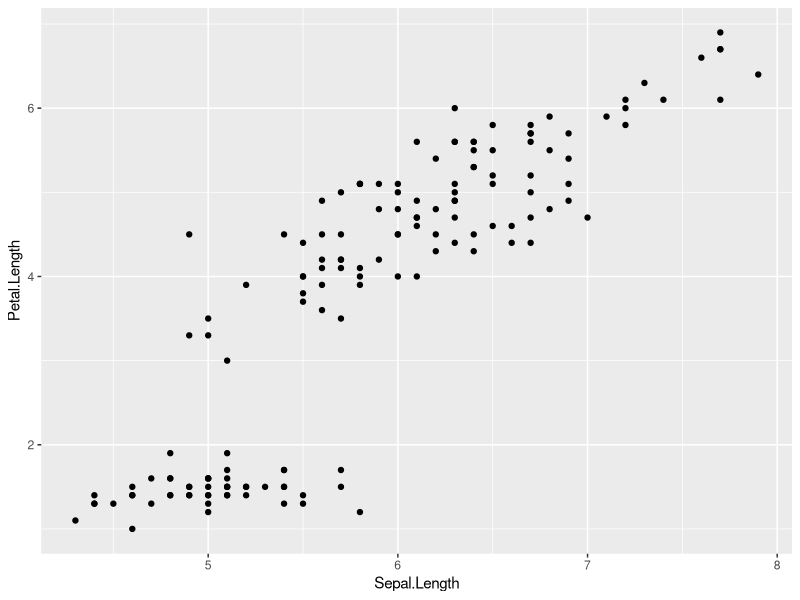
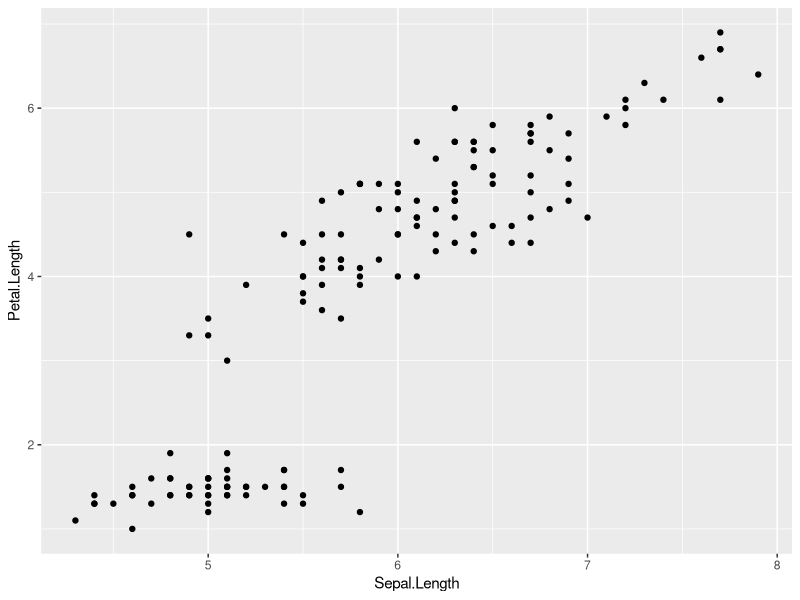
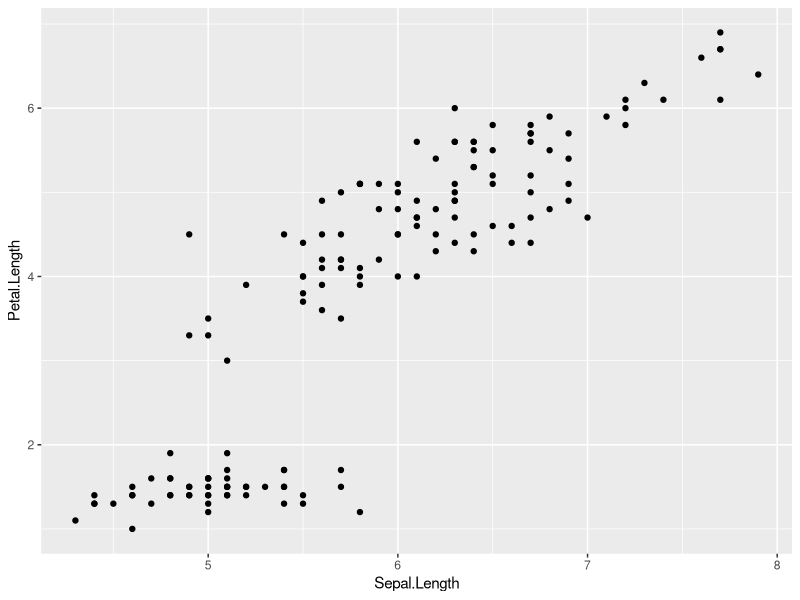
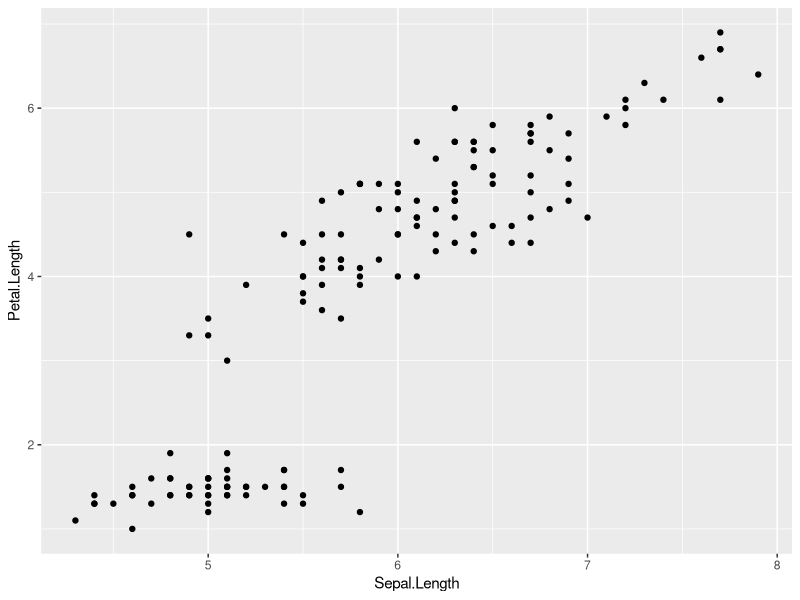
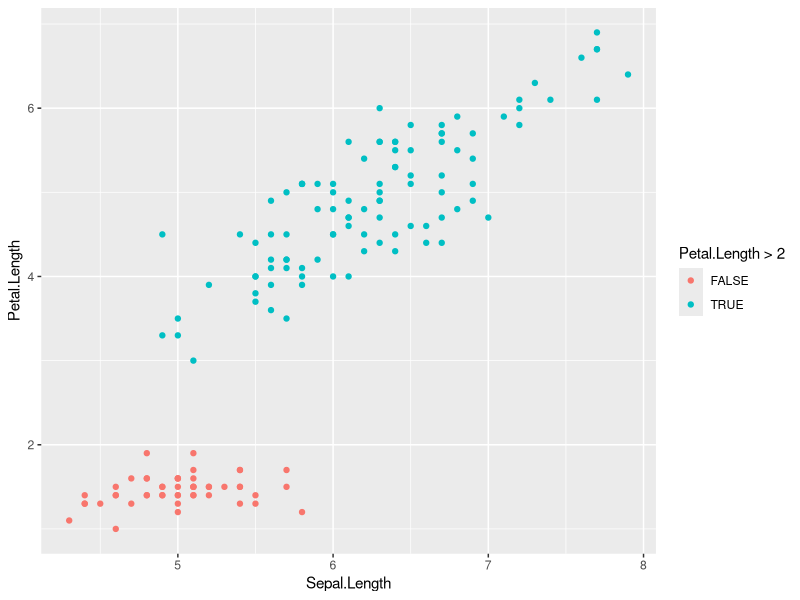
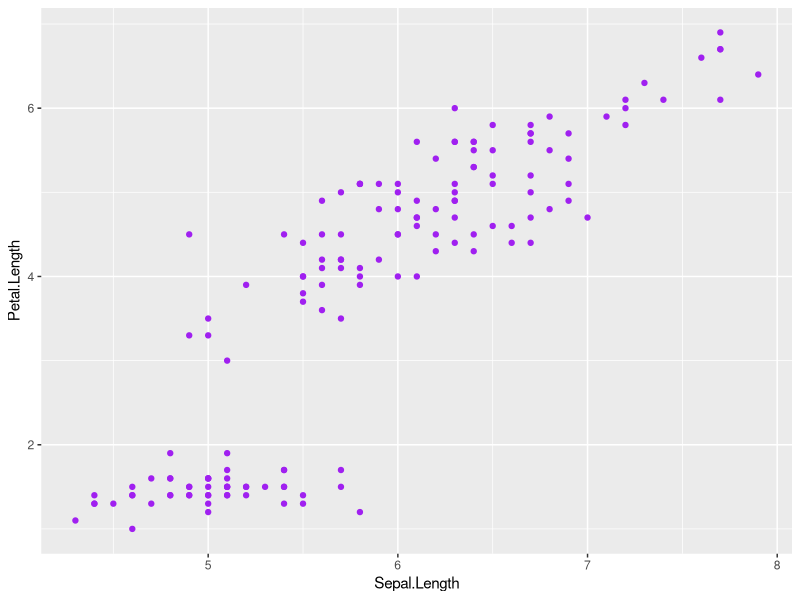
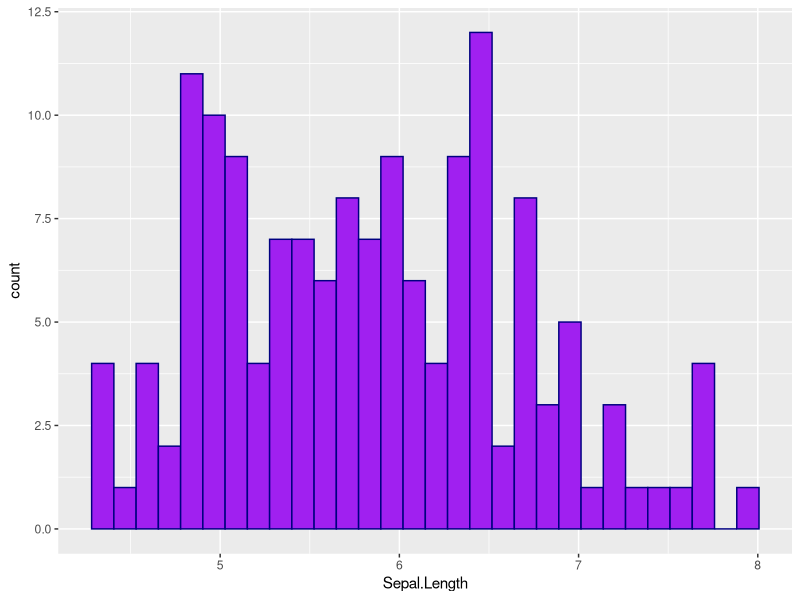
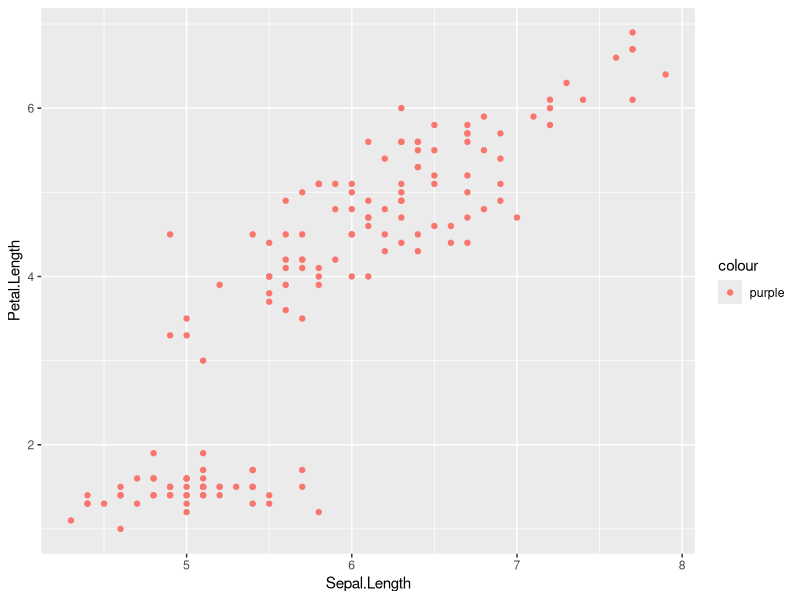

These charts were generated, in order, by the following R code:
## ---- chunk 1
knitr::opts_chunk$set(echo = TRUE)
## ---- chunk 2
packages <- c(
  'ggplot2',
  'dplyr'
)

# Uncomment the next lines (remove the first #) to install the packages
# install.packages(packages)
# load standard libraries
library(ggplot2)
library(dplyr)

# load data
data("diamonds")
data("iris")
data("mpg")

## ---- chunk 3
# Data 1
# Data can be added to ggplot(). If set here the data and mapping values will be inherited by subsequent layers.
ggplot(data = iris,
       mapping = aes(x = Sepal.Length, y = Petal.Length)) +
  geom_point()
## ---- chunk 4
# Data 2
# Another method is to set data in the ggplot() element and the mapping in the geom layer. 
ggplot(data = iris) +
 geom_point(mapping = aes(Sepal.Length, Petal.Length))

## ---- chunk 5
# Data 3
# You can also set both the data and the mapping at the geom layer
ggplot() +
  geom_point(data = iris, mapping = aes(x = Sepal.Length, y = Petal.Length))
## ---- chunk 6
# Data 4
# It is common for the arguments not be used
ggplot(iris) +
 geom_point(aes(x = Sepal.Length, y = Petal.Length))
## ---- chunk 7
# Mapping 1
# You can map colour to your data using the colour aesthetic. 
# We can use an expression to map the colour, as the x and y values are not passed in as strings. Note that a legend is created when you map a variable to colour.  
ggplot(data = iris) +
 geom_point(mapping = aes(x = Sepal.Length, 
                          y = Petal.Length, 
                          colour = Petal.Length >2)) 
## ---- chunk 8
# Mapping 2
# It is important to remember the difference between mapping a colour and setting a colour
# This is how you set the colour on a plot
ggplot(data = iris) +
 geom_point(mapping = aes(x = Sepal.Length, 
                          y = Petal.Length),
            colour = "purple")
## ---- chunk 9
# Mapping 3
# Some geometries use fill to set the colour inside the graphic
ggplot(data = iris) +
 geom_histogram(mapping = aes(x = Sepal.Length),
            fill = "purple",
            colour = "navy")

## ---- chunk 10
# Mapping 4
# This is how **NOT** to set the colour of a plot
# Do you know what is happening here?
ggplot(data = iris) +
 geom_point(mapping = aes(x = Sepal.Length, 
                          y = Petal.Length,
                          colour = "purple"))
## ---- chunk 11
ggplot(iris) + 
  geom_point(aes(x = Sepal.Length, y = Petal.Length))
## ---- chunk 12
ggplot(iris) + 
  geom_histogram(aes(x = Petal.Length))
## ---- chunk 13
# Geometries 1
# In this example you can see that the points sit on top of the line 
ggplot(data = iris) +
  geom_line(mapping = aes(x = Sepal.Length, y = Petal.Length), colour = "pink") +
  geom_point(mapping = aes(x = Sepal.Length, y = Petal.Length)) 
## ---- chunk 14
# In this example the line sits on top of the points 
# This is due to the order of the geometries
ggplot(data = iris) +
  geom_point(mapping = aes(x = Sepal.Length, y = Petal.Length)) +
  geom_line(mapping = aes(x = Sepal.Length, y = Petal.Length), colour = "pink")
## ---- chunk 15
#geom_bar() uses stat_count() by default 
ggplot(data = diamonds) +
  geom_bar(mapping = aes(x=cut)) +
  ggtitle("geom_bar()")

# we get the same plot because the default geom for stat_count() is geom_bar() 
ggplot(data = diamonds) +
  stat_count(mapping = aes(x=cut)) +
  ggtitle("stat_count()")

# but you can update the geom to something else - normally you wouldn't want to override this.
ggplot(data = diamonds) +
  stat_count(mapping = aes(x=cut), geom = 'point') +
  ggtitle("stat_count()")

# You can calculate the statistics yourself and plot the results 
diamonds_counted_by_cut = diamonds %>%
  group_by(cut) %>%
  summarise(count = n())

ggplot(data = diamonds_counted_by_cut) +
  geom_bar(mapping = aes(x=cut, y=count),
           stat = 'identity') + # identity stat doesn't compute anything 
  ggtitle("stat = 'identity")

# ggplot2 provide geometries for the most frequently used combinations of statistics and geometries. For example, geom_col() is geom_bar() with the stat set to "identity".
ggplot(data = diamonds_counted_by_cut) +
  geom_col(mapping = aes(x=cut, y=count)) +
  ggtitle("geom_col()")
  
# You can access the values generated through the stat by using the after_stat() function.
# Here we will change the counts to percentages
#geom_bar() uses stat_count() by default 
ggplot(data = diamonds) +
  geom_bar(mapping = 
             aes(
               x = cut,
               y = after_stat(100 * count / sum(count))
               )
           ) + labs(y = "Percentage")

# Computed variables are provided in the stat_ documentation
# ?stat_count 
# ?stat_density
# ?stat_boxplot
## ---- chunk 16
ggplot(diamonds) + 
  geom_jitter(aes(x = cut, y = depth), width = 0.3)
## ---- chunk 17
# ggplot looks at the Species variable, sees it has discrete values and automatically assigns a colour to the three Species values. It also creates a legend so you can map back to the points. If we don't like these colours we need to add a scale to update the default colours.
ggplot(iris) + 
  geom_point(aes(x = Petal.Length, y = Petal.Width, colour = Species))
## ---- chunk 18
# If we don't like the colours ggplot assigns we need to add a scale to update the default colours
# The brewer scales provide sequential, diverging and qualitative colour schemes from ColorBrewer. 
# Type: One of seq (sequential), div (diverging) or qual (qualitative)
ggplot(iris) + 
  geom_point(aes(x = Petal.Length, y = Petal.Width, colour = Species)) + 
  scale_color_brewer(type = 'qual')

## ---- chunk 19
# NICD branded colours 
ggplot(iris) + 
  geom_point(aes(x = Petal.Length, y = Petal.Width, colour = Species)) + 
  scale_color_manual(values = c("#002D30", "#4FE18F", "#A361FF")) 
## ---- chunk 20
# scale the continous x and y values
ggplot(iris) + 
  geom_point(aes(x = Petal.Length, y = Petal.Width)) +
  scale_x_continuous(breaks = c(3, 5, 6)) + 
  scale_y_continuous(trans = 'log10')
## ---- chunk 21
ggplot(mpg) + 
  geom_point(aes(x = displ, y = hwy, colour = class, size = cyl)) + 
  scale_colour_brewer(type = 'qual') +
  #scale_size(breaks = c(4,5,6,8)) #scales area
#scale_radius(breaks = c(4,5,6,8))
scale_size_area(breaks = c(4,5,6,8))
# the eye percieves the area not the radius. 
## ---- chunk 22
# facet_wrap() wraps a 1d sequence of panels into 2d.
ggplot(mpg) +
  geom_point(aes(x=displ, y=hwy)) +
  facet_wrap(~ class)
## ---- chunk 23
#facet_grid() forms a matrix of panels defined by row and column faceting variables. It is most useful when you have two discrete variables, and all combinations of the variables exist in the data. If you have only one variable with many levels, try facet_wrap().

ggplot(mpg) +
  geom_point(aes(x=displ, y=hwy)) +
  facet_wrap(year ~ drv)
## ---- chunk 24
ggplot(data = diamonds) +
  geom_bar(mapping = aes(x=cut)) +
  coord_polar()
## ---- chunk 25
ggplot(data = diamonds) +
  geom_bar(mapping = aes(x=cut))# +
  #scale_y_continuous(limits = c(0, 12500))
  #coord_cartesian(ylim=c(0, 12500))
## ---- chunk 26

# Colours
  dark_green <- "#002D30"
  light_grey <- "#F2F2F2"
  green_blue <- "#007883"
  light_green <- "#4FE18F"
  blue <- "#00C3D6"
  pink <- "#FF709D"
  purple <- "#A361FF"
  orange <- "#ffa45a"
# Font  
#  font <- "Derailed"

# The plot
ggplot(data = iris) +
  geom_point(mapping = aes(x = Petal.Length, y = Petal.Width, colour = Species)) +
  labs(title = "Differences in flower size by iris species",
       subtitle = "Plot of petal width by petal length",
       caption = "Data source: R") +

  # Theme  
  theme(
    # You can use this to remove all lines from the plot
    #rect = element_blank(),
    
    # Plot rectangle format:
    plot.background = element_rect(fill = pink),
    
    # Panel rectangle format:
    panel.background = element_rect(fill = dark_green),
    #panel.border = element_rect(fill = light_grey, colour = pink), # you probably will never need to use this
    
    legend.key = element_rect(fill = "white"),
    legend.background = element_rect(fill = orange),
    legend.margin = margin(9,9,9,9),
    
    legend.box.background = element_rect(fill = purple, colour = purple),
    legend.box.margin = margin(9,9,9,9),
    )

## ---- chunk 27

# Colours
  dark_green <- "#002D30"
  light_grey <- "#F2F2F2"
  green_blue <- "#007883"
  light_green <- "#4FE18F"
  blue <- "#00C3D6"
  pink <- "#FF709D"
  purple <- "#A361FF"
  orange <- "#ffa45a"
# Font  
#  font <- "Derailed"

# The plot
ggplot(data = iris) +
  geom_point(mapping = aes(x = Petal.Length, y = Petal.Width, colour = Species)) +
  labs(title = "Differences in flower size by iris species",
       subtitle = "Plot of petal width by petal length",
       caption = "Data source: R") +

  # Theme  
  theme(
    # You can use this to remove all lines from the plot
    #line = element_blank(),
    
    # Update the axis ticks
    axis.ticks = element_line(colour = pink, lineend = "round", size = 2),
    axis.ticks.length = unit(.5, "cm"),
    
    # Update the axis lines
    axis.line.x = element_line(colour = orange, lineend = "round", size = 2),
    axis.line.y = element_line(colour = light_green, lineend = "round", size = 2),
    
    # Update the grid lines
    #panel.grid = element_line(colour = pink),
    panel.grid.minor = element_line(colour = purple),
    panel.grid.major = element_line(colour = blue)
    )

## ---- chunk 28

# Colours
  dark_green <- "#002D30"
  light_grey <- "#F2F2F2"
  green_blue <- "#007883"
  light_green <- "#4FE18F"
  blue <- "#00C3D6"
  pink <- "#FF709D"
  purple <- "#A361FF"
  orange <- "#ffa45a"
# Font  
# font <- "Derailed"

# The plot
ggplot(data = iris) +
  geom_point(mapping = aes(x = Petal.Length, y = Petal.Width, colour = Species)) +
  labs(title = "Differences in flower size by iris species",
       subtitle = "Plot of petal width by petal length",
       caption = "Data source: R") +

  # Theme  
  theme(
    # Title text format:
    # Set the font family and font colour 
    #text = element_text(family=font,
    #                    color=purple),
    
    # Make additional changes (e.g., size, type, margins) to the plot's title, subtitle and caption and the legend title and text here. 
    plot.title = element_text(size=18,
                              face="bold",
                              colour = purple
                              ),
    
    plot.subtitle = element_text(size=12,
                                 margin=margin(9,0,9,0),
                                 colour = blue
                                 ),
    
    plot.caption = element_text(size=10,
                                colour = pink),
    
    # Legend text format:
    legend.title = element_text(size=12, 
                                face = "bold",
                                colour = orange),
    
    legend.text = element_text(size=12, 
                               colour = dark_green),
    
    # Axis text format:
    axis.title.y = element_text(size=12, 
                              colour = light_green),
    axis.title.x = element_text(size=12, 
                              colour = blue),
    # SET AS BLANK?
    
    # Notice that the font is pulled through in the text hierarchy but colour is not for axis.text or strip.text
    axis.text = element_text(size=10,
                             colour = green_blue),
  
    # Strip text 
    strip.text = element_text(size=12, 
                              hjust = 0,
                              colour = orange)
    )
## ---- chunk 29
ggplot(data = iris) +
  geom_point(mapping = aes(x = Petal.Length, y = Petal.Width, colour = Species)) +
  facet_grid(cols = vars(Species)) + 
  labs(title = "Differences in flower size by iris species",
       subtitle = "Plot of petal width by petal length",
       caption = "Data source: R")

## ---- chunk 30
ggplot(data = iris) +
  geom_point(mapping = aes(x = Petal.Length, y = Petal.Width, colour = Species)) +
  facet_grid(cols = vars(Species)) + 
  labs(title = "Differences in flower size by iris species",
       subtitle = "Plot of petal width by petal length",
       caption = "Data source: R") +
  theme(
    
    # RECTANGLES
    # element_rect()
    #plot.background = element_rect(),
    #panel.background = element_rect(),
    
    #legend.key = element_rect(),
    #legend.background = element_rect(),
    #legend.margin = margin(),
    #legend.position(),
    #legend.direction(),
    #legend.justification(),
    
    #legend.box.background = element_rect(),
    #legend.box.margin = margin(),
    
    #panel.spacing(),
    
    # LINES
    #axis.ticks = element_line(),
    #axis.ticks.length = unit(.5, "cm"),

    #axis.line = element_line()
    #axis.line.x = element_line(),
    #axis.line.y = element_line(),
    
    #panel.grid = element_line(),
    #panel.grid.minor = element_line(),
    #panel.grid.major = element_line(),
    
    # TEXT
    #text = element_text(),
    #plot.title = element_text(),
    #plot.subtitle = element_text(),
    #plot.caption = element_text(),
  
    #legend.title = element_text(),
    #legend.title.align(),	
    #legend.text = element_text(),
    #legend.text.align(),	

    
    #axis.title = element_text(),
    #axis.title.y = element_text(),
    #axis.title.x = element_text(),
    
    #axis.text = element_text(),
  
    #strip.text = element_text()
    
    )
  

